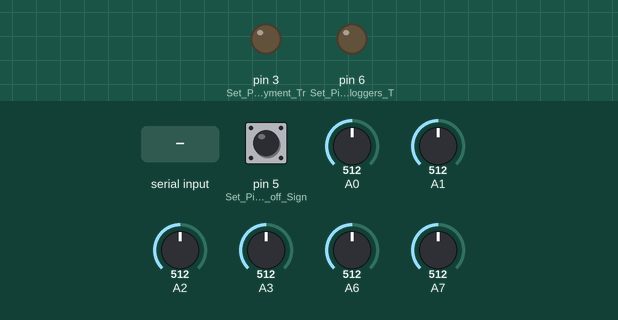
The sketch below on a simulated Arduino Uno, built with avr-gcc and run on an emulated ATmega328P. Parts: output pins drawn as LEDs (lit = HIGH). The inputs (shaded band) are chosen by the test bench; at power-on: pin 5 (Set_Pin_5_-_Lift_off_Sign) LOW, A0 = 512, A1 = 512, A2 = 512, A3 = 512, A6 = 512, A7 = 512. Pins used as bus, display or sensor lines are not drawn; what the sketch prints to the serial monitor is not drawn.

Above: at 6.2 s.
6.3 s: pin 5 (Set_Pin_5_-_Lift_off_Sign) pulled HIGH for 0.15 s
9.4 s: A0 set to 106
12.4 s: A0 set to 92
13.9 s: "1" received over Serial
At 20.5 s:
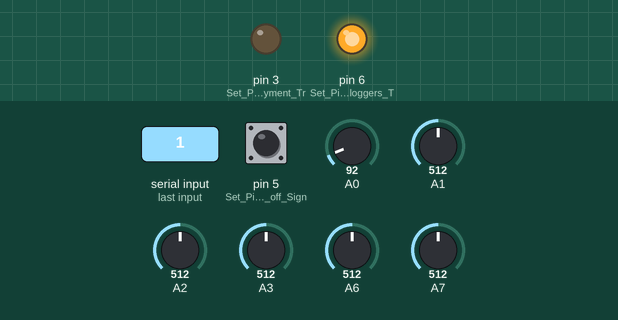
At 30.9 s:
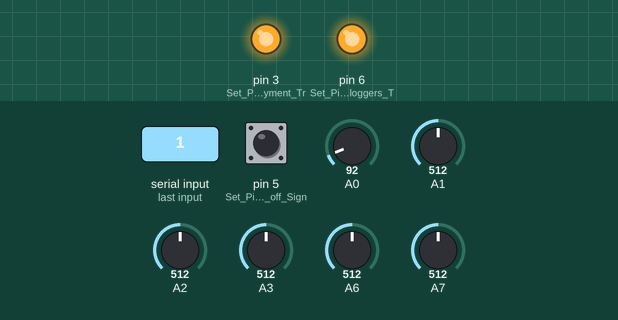
Timing chart, 0 to 31.5 s (numbered marks = the images above; inputs shaded):
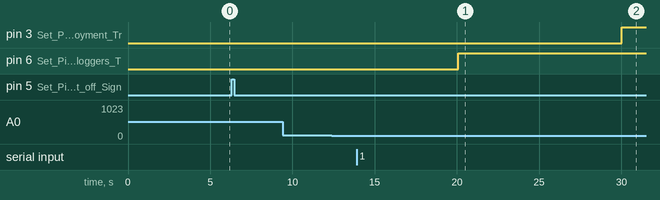

The sketch:

Control_Code_what_if.ino
```cpp
//PICARD Control Script

//This sketch was written by: Michael McCallum

//The sketch operates the PICARD experiment
//See sketch flow chart in the SED

//includes

#include <SPI.h>
#include <SD.h>
#include <EEPROM.h>
#include <Wire.h>
#include "RTClib.h"

RTC_Millis rtc;

// EEPROM variables, start reading from the first byte (address 0) of the EEPROM

int address = 0;
byte val;

//variables

byte a;
byte b;
byte c;
byte d;
byte e;
byte f;
byte g;
byte h;
byte k;
byte t;
byte u;
byte y;
byte z;

int p = 0;
int q = 0;
int r = 0;
int s = 0;
int x = 0;

String inputString = "";         // a string to hold incoming data

void setup() {

  Serial.begin(38400);    // Open serial communications

  pinMode(2, OUTPUT); //Set Pin 2 - LAFORGE Trigger - as output
  pinMode(3, OUTPUT); //Set Pin 3 - Deployment Trigger - as output
  pinMode(4, OUTPUT); //Set Pin 4 - Cameras Trigger - as output
  pinMode(5, INPUT);  //Set Pin 5 - Lift off Signal - as input
  pinMode(6, OUTPUT); //Set Pin 6 - Dataloggers Trigger - as output

 // rtc.begin(DateTime()); //start RTC

  digitalWrite(4, HIGH); //turn cameras on
  delay(5000);
  digitalWrite(4, LOW);

  inputString.reserve(200); } // reserve 200 bytes for the inputString

void loop() {

if ( x < 4 ) {
  //does this work as a Latch???
  //majority voting for LO detection
    a = digitalRead(5);
    delay(10);
    b = digitalRead(5);
    delay(10);
    c = digitalRead(5);
    delay(10);
    d = digitalRead(5);
    delay(10);
    e = digitalRead(5);
    delay(10);
    f = digitalRead(5);
    delay(10);
    g = digitalRead(5);
    delay(10);

x = a + b + c + d + e + f + g; }   //majority passes high LO signal when x > 3

y = EEPROM.read(address);          //read eeprom

if ( x > 3 && y < 1 ) {            //LO = high? & eeprom data = 0?
  DateTime now = rtc.now();        //if true, read rtc
  val = now.unixtime();            //rtc time = val
  EEPROM.write(address, val);}     //write val to eeprom

else if ( x > 3 && y > 0 ) {       //LO = high? & eeprom data > 0?
  DateTime now = rtc.now();        //read rtc
  z = now.unixtime();              //rtc time  = z
  t = (z - y);                     //time elapsed is t, difference between z and y

  if ( t > 10 && p < 1 ) {         //record with cameras
     digitalWrite(4, HIGH);
     delay(100);
     digitalWrite(4, LOW);
     p = 1; }

  if ( t > 20 && q < 1 ){          //turn on data loggers
     digitalWrite(6, HIGH);
     q = 1; }

  if ( t > 30 && r < 1 ) {         //turn on deployment signal
     digitalWrite(3, HIGH);
     r = 1; }

  if ( t > 40 && s < 1 ) {         //turn on LAFORGE
     digitalWrite(2, HIGH);
     s = 1; }

  if ( t > 50 ) {                  //turn off deployment signal
     digitalWrite(3,LOW); }

  if ( t > 60 ) {                  //turn off LAFORGE
     digitalWrite(2,LOW); }

  if ( t > 70 ) {                  //turn off data loggers
     digitalWrite(6,LOW); }

  if ( t > 80 && p > 0 && p < 2 ) {//turn off cameras
     digitalWrite(4,HIGH);
     delay(5000);
     digitalWrite(4,LOW);
     p = 2; }

}

  DateTime now = rtc.now();
  h = now.unixtime();
  k = h - y;

    String inputString = "";         // a string to hold incoming data
    for (int i=0; i<64; i++){
      u = Serial.read();
      inputString += char(u); }
    inputString += "\n\r";

    String dataString = "";    //string for assembling the data to log
    for (int analogPin = 0; analogPin < 4; analogPin++) {   // read five sensors and append to the string
      int sensor = analogRead(analogPin);
      dataString += String(sensor);
      if (analogPin < 4) {
        dataString += ","; }}

    String alfaString = "";
    for(int analoguePin = 6; analoguePin < 8; analoguePin++) {
      int sensor = analogRead(analoguePin);
      alfaString += String(sensor);
      if (analoguePin < 7) {
        alfaString += ","; }}

    dataString += alfaString + "-Data," + inputString + "-LAFORGE," + h + "-RTC Time," + k + "-EEPROM Time"; //requires refinement
    Serial.println(dataString);

    delay(100); }    //requires refinement
```

Measured:
- after the input at 6.3 s, every drawn part: stays the same
- after the input at 9.4 s, every drawn part: stays the same
- after the input at 12.4 s, every drawn part: stays the same
